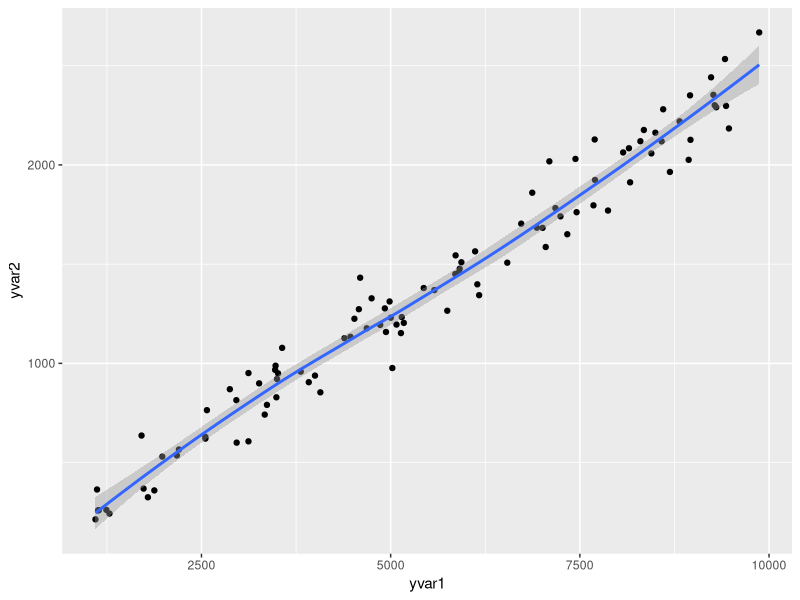

The R script that drew this image:
library(tidyverse)

create_yvar2 = function(yv1) {
  # Creates yvar2 as a linear outcome of yvar1 
  # Args: 
  #   yv1: yvar1
  yv1 * .25 + rnorm(n = 1, mean = 10, sd = 100)
}

# Make the dataset 
high_y_values <- tibble(
  yvar1 = sample(1000:10000, 100, replace = TRUE)
) %>% 
  mutate(yvar2 = map_dbl(yvar1, create_yvar2))

# Confirm relationship
ggplot(data = high_y_values, aes(x = yvar1, y = yvar2)) +
  geom_point() + 
  geom_smooth()